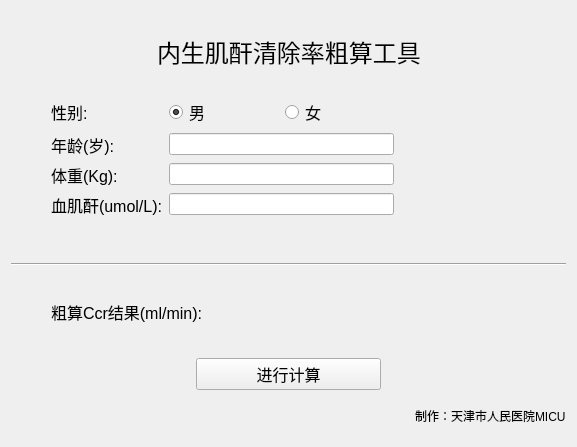
<?xml version="1.0" encoding="UTF-8"?>
<ui version="4.0">
 <class>Ccr</class>
 <widget class="QWidget" name="Ccr">
  <property name="geometry">
   <rect>
    <x>0</x>
    <y>0</y>
    <width>577</width>
    <height>447</height>
   </rect>
  </property>
  <property name="windowTitle">
   <string>Form</string>
  </property>
  <layout class="QVBoxLayout" name="verticalLayout" stretch="2,4,0,2,2,1">
   <item>
    <layout class="QHBoxLayout" name="horizontalLayout">
     <item>
      <spacer name="horizontalSpacer">
       <property name="orientation">
        <enum>Qt::Horizontal</enum>
       </property>
       <property name="sizeHint" stdset="0">
        <size>
         <width>40</width>
         <height>20</height>
        </size>
       </property>
      </spacer>
     </item>
     <item>
      <widget class="QLabel" name="label">
       <property name="font">
        <font>
         <pointsize>18</pointsize>
        </font>
       </property>
       <property name="text">
        <string>内生肌酐清除率粗算工具</string>
       </property>
      </widget>
     </item>
     <item>
      <spacer name="horizontalSpacer_2">
       <property name="orientation">
        <enum>Qt::Horizontal</enum>
       </property>
       <property name="sizeHint" stdset="0">
        <size>
         <width>40</width>
         <height>20</height>
        </size>
       </property>
      </spacer>
     </item>
    </layout>
   </item>
   <item>
    <layout class="QHBoxLayout" name="horizontalLayout_3" stretch="0,2,1">
     <item>
      <spacer name="horizontalSpacer_7">
       <property name="orientation">
        <enum>Qt::Horizontal</enum>
       </property>
       <property name="sizeHint" stdset="0">
        <size>
         <width>40</width>
         <height>20</height>
        </size>
       </property>
      </spacer>
     </item>
     <item>
      <layout class="QFormLayout" name="formLayout">
       <item row="0" column="0">
        <widget class="QLabel" name="label_2">
         <property name="font">
          <font>
           <pointsize>12</pointsize>
          </font>
         </property>
         <property name="text">
          <string>性别:</string>
         </property>
        </widget>
       </item>
       <item row="0" column="1">
        <layout class="QHBoxLayout" name="horizontalLayout_2">
         <item>
          <widget class="QRadioButton" name="radioButton">
           <property name="font">
            <font>
             <pointsize>12</pointsize>
            </font>
           </property>
           <property name="text">
            <string>男</string>
           </property>
           <property name="checked">
            <bool>true</bool>
           </property>
          </widget>
         </item>
         <item>
          <widget class="QRadioButton" name="radioButton_2">
           <property name="font">
            <font>
             <pointsize>12</pointsize>
            </font>
           </property>
           <property name="text">
            <string>女</string>
           </property>
          </widget>
         </item>
        </layout>
       </item>
       <item row="1" column="0">
        <widget class="QLabel" name="label_3">
         <property name="font">
          <font>
           <pointsize>12</pointsize>
          </font>
         </property>
         <property name="text">
          <string>年龄(岁):</string>
         </property>
        </widget>
       </item>
       <item row="1" column="1">
        <widget class="QLineEdit" name="lineEdit"/>
       </item>
       <item row="2" column="0">
        <widget class="QLabel" name="label_4">
         <property name="font">
          <font>
           <pointsize>12</pointsize>
          </font>
         </property>
         <property name="text">
          <string>体重(Kg):</string>
         </property>
        </widget>
       </item>
       <item row="2" column="1">
        <widget class="QLineEdit" name="lineEdit_2"/>
       </item>
       <item row="3" column="0">
        <widget class="QLabel" name="label_5">
         <property name="font">
          <font>
           <pointsize>12</pointsize>
          </font>
         </property>
         <property name="text">
          <string>血肌酐(umol/L):</string>
         </property>
        </widget>
       </item>
       <item row="3" column="1">
        <widget class="QLineEdit" name="lineEdit_3"/>
       </item>
      </layout>
     </item>
     <item>
      <spacer name="horizontalSpacer_3">
       <property name="orientation">
        <enum>Qt::Horizontal</enum>
       </property>
       <property name="sizeHint" stdset="0">
        <size>
         <width>40</width>
         <height>20</height>
        </size>
       </property>
      </spacer>
     </item>
    </layout>
   </item>
   <item>
    <widget class="Line" name="line">
     <property name="orientation">
      <enum>Qt::Horizontal</enum>
     </property>
    </widget>
   </item>
   <item>
    <layout class="QHBoxLayout" name="horizontalLayout_5" stretch="0,1,2">
     <item>
      <spacer name="horizontalSpacer_8">
       <property name="orientation">
        <enum>Qt::Horizontal</enum>
       </property>
       <property name="sizeHint" stdset="0">
        <size>
         <width>40</width>
         <height>20</height>
        </size>
       </property>
      </spacer>
     </item>
     <item>
      <widget class="QLabel" name="label_6">
       <property name="font">
        <font>
         <pointsize>12</pointsize>
        </font>
       </property>
       <property name="text">
        <string>粗算Ccr结果(ml/min):</string>
       </property>
      </widget>
     </item>
     <item>
      <widget class="QLabel" name="label_7">
       <property name="font">
        <font>
         <pointsize>15</pointsize>
         <weight>75</weight>
         <bold>true</bold>
         <kerning>true</kerning>
        </font>
       </property>
       <property name="layoutDirection">
        <enum>Qt::LeftToRight</enum>
       </property>
       <property name="autoFillBackground">
        <bool>true</bool>
       </property>
       <property name="text">
        <string/>
       </property>
      </widget>
     </item>
    </layout>
   </item>
   <item>
    <layout class="QHBoxLayout" name="horizontalLayout_4" stretch="1,1,1">
     <item>
      <spacer name="horizontalSpacer_5">
       <property name="orientation">
        <enum>Qt::Horizontal</enum>
       </property>
       <property name="sizeHint" stdset="0">
        <size>
         <width>40</width>
         <height>20</height>
        </size>
       </property>
      </spacer>
     </item>
     <item>
      <widget class="QPushButton" name="pushButton">
       <property name="font">
        <font>
         <pointsize>12</pointsize>
        </font>
       </property>
       <property name="text">
        <string>进行计算</string>
       </property>
      </widget>
     </item>
     <item>
      <spacer name="horizontalSpacer_4">
       <property name="orientation">
        <enum>Qt::Horizontal</enum>
       </property>
       <property name="sizeHint" stdset="0">
        <size>
         <width>40</width>
         <height>20</height>
        </size>
       </property>
      </spacer>
     </item>
    </layout>
   </item>
   <item>
    <layout class="QHBoxLayout" name="horizontalLayout_6">
     <item>
      <spacer name="horizontalSpacer_6">
       <property name="orientation">
        <enum>Qt::Horizontal</enum>
       </property>
       <property name="sizeHint" stdset="0">
        <size>
         <width>40</width>
         <height>20</height>
        </size>
       </property>
      </spacer>
     </item>
     <item>
      <widget class="QLabel" name="label_8">
       <property name="text">
        <string>制作：天津市人民医院MICU</string>
       </property>
      </widget>
     </item>
    </layout>
   </item>
  </layout>
 </widget>
 <resources/>
 <connections/>
</ui>
